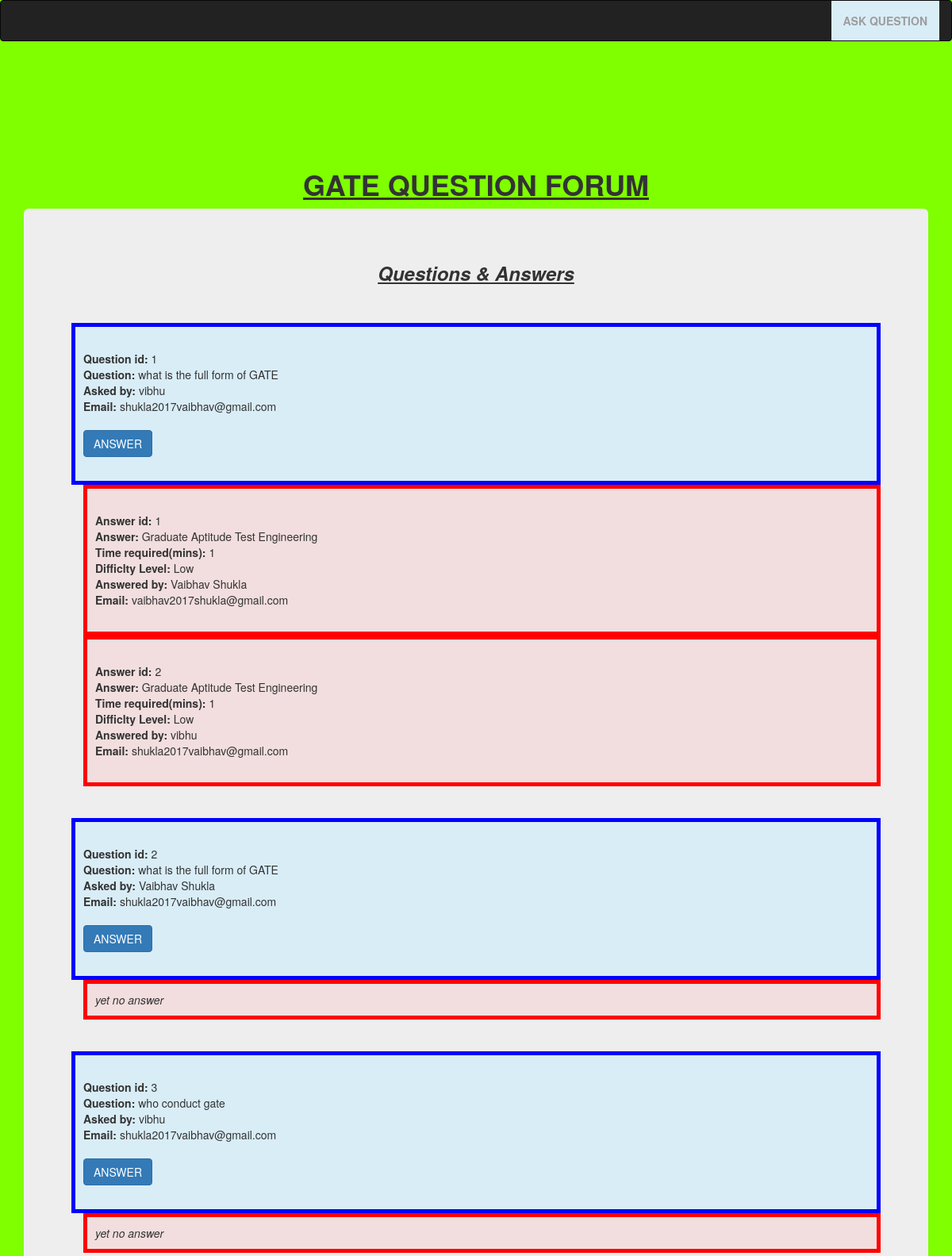
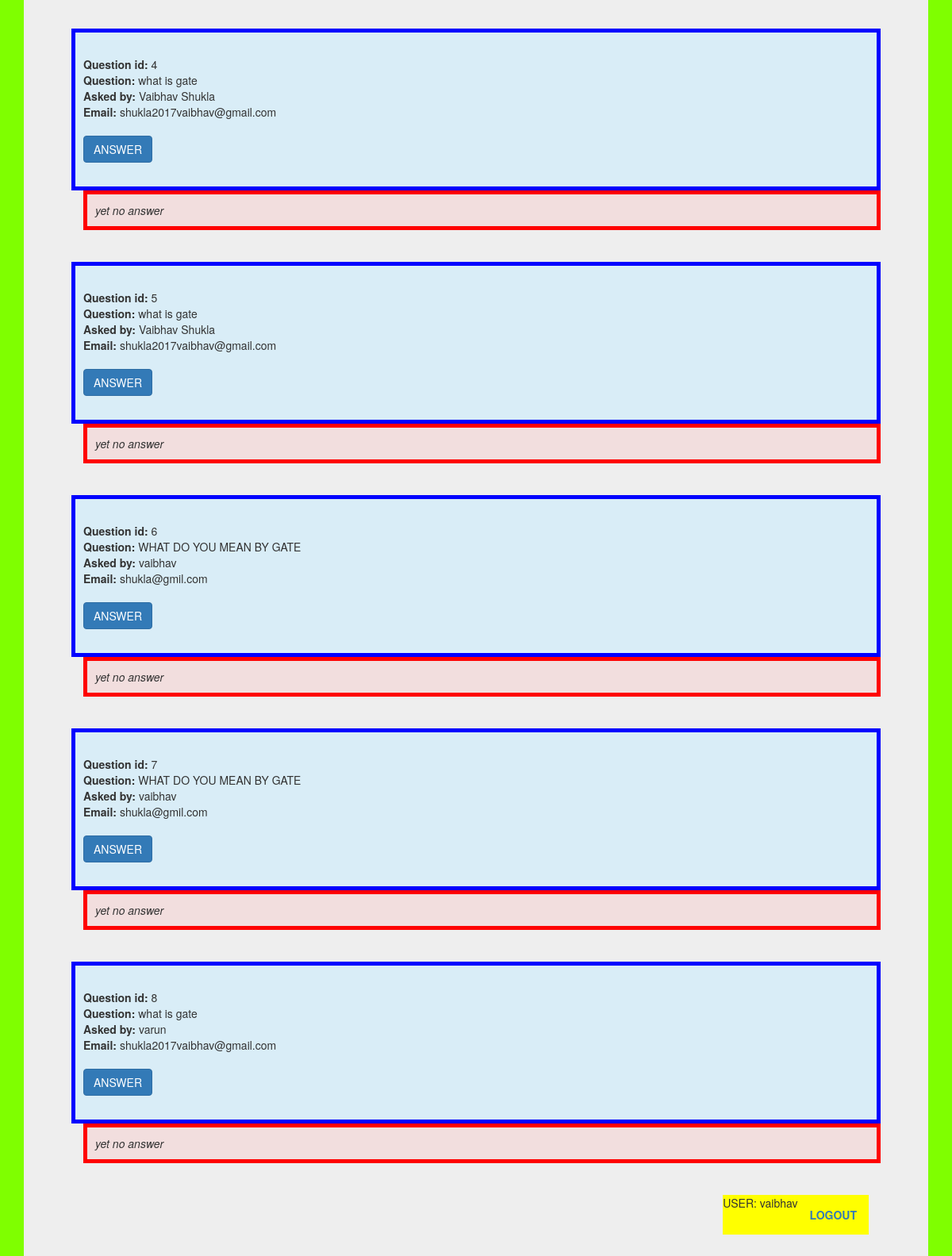
Screenshot of /home.php (signed in) with the database file from the repository (2 pictures, top to bottom).
### tables this page shows
CREATE TABLE `questionaddition` (
  `id` int(50) NOT NULL,
  `que` varchar(500) NOT NULL,
  `name` text NOT NULL,
  `email` varchar(50) NOT NULL
);

CREATE TABLE `answers` (
  `id` int(10) NOT NULL,
  `qid` int(10) NOT NULL,
  `answer` varchar(1000) NOT NULL,
  `timerq` int(10) NOT NULL,
  `diff` text NOT NULL,
  `name` varchar(50) NOT NULL,
  `email` varchar(50) NOT NULL
);

### home.php (the view, shortened to what this page needs)
<!DOCTYPE html>
<html>
<head>
    <link rel="stylesheet" href="https://maxcdn.bootstrapcdn.com/bootstrap/3.4.1/css/bootstrap.min.css">
</head>
<body style="background-color: #7FFF00">
	<nav class="navbar navbar-inverse" >
        <div class="container-fluid">
            <ul class="nav navbar-nav bg-info" style="float:right">
                <li><a href="question.php"><b>ASK QUESTION</b></a></li>
            </ul>
        </div>
    </nav>
     <br><br><br><br><br><br>
        <div class="container">
            <h1  style="text-align: center"> <b><u>GATE QUESTION FORUM</u></b></h1>
            <div class="jumbotron">
                <h3 style="text-align: center"><b><i><u>Questions & Answers</u></i></b></h3>
                <?php
$servername = "localhost";
$username = "root";
$password = "";
$dbname = "Gatelogin";
$conn = new mysqli($servername, $username, $password, $dbname);
$sql = "SELECT id, que, name, email FROM questionaddition";
$result = $conn->query($sql);
if ($result->num_rows > 0)
        while($row = $result->fetch_assoc()) :?>
                <br><br>
        <div class="bg-info" style="border: 5px solid blue; padding: 10px;">
            <form method="post" action="answer.php">
                <br><b> Question id:</b> <?php echo $row["id"]; ?>
                <br><b> Question:</b> <?php echo $row["que"]; ?>
                <br><b> Asked by:</b> <?php echo $row["name"]; ?>
                <br><b> Email:</b> <?php echo $row["email"]; ?>   <br>
                <input type="hidden" name="id" value="<?php echo $row['id']; ?>"/><br>
                <button type="submit" class="btn btn-primary btn-small" >ANSWER</button><br><br>
            </form>
        </div>
        <?php
        $queid = $row["id"];
        $ql = "SELECT * FROM answers WHERE qid = '$queid'";
$resul = $conn->query($ql);
if ($resul->num_rows > 0) {
    while($ro = $resul->fetch_assoc()) {
        echo "<div class=\"bg-danger tabcontent\" style=\"border: 5px solid red; padding: 10px; margin-left: 15px;\">";
        echo "<form>";
        echo "<br><b> Answer id:</b> ". $ro["id"] . "<br><b> Answer:</b> ". $ro["answer"] . "<br><b> Time required(mins):</b> " . $ro ["timerq"] . "<br><b> Difficlty Level:</b> ". $ro["diff"] ."<br><b> Answered by:</b> " . $ro["name"] . "<br><b> Email:</b> " . $ro["email"] ."<br>" ;
        echo "<br></form></div>";
    }
} else {
    echo "<div class=\"bg-danger tabcontent\" style=\"border: 5px solid red; padding: 10px; margin-left: 15px;\"><i>yet no answer</i></div>";
}
endwhile;
     ?><br><br>
        <div class="container-fluid">
            <ul class="nav navbar-nav " style="float:right; background: yellow;">
                <li>USER: <?php echo $_SESSION['username']; ?></li>
                <li><a href="logout.php"><b>LOGOUT</b></a></li>
            </ul>
        </div>
        </div>
    </div>
</body>
</html>

### rows the page displays
questionaddition: id "1", que "what is the full form of GATE", name "vibhu", email "shukla2017vaibhav@gmail.com"
answers: id "1", answer "Graduate Aptitude Test Engineering", timerq "1", diff "Low", name "Vaibhav Shukla", email "vaibhav2017shukla@gmail.com"
answers: id "2", answer "Graduate Aptitude Test Engineering", timerq "1", diff "Low", name "vibhu", email "shukla2017vaibhav@gmail.com"
questionaddition: id "2", que "what is the full form of GATE", name "Vaibhav Shukla", email "shukla2017vaibhav@gmail.com", shows "yet no answer"
questionaddition: id "3", que "who conduct gate", name "vibhu", email "shukla2017vaibhav@gmail.com", shows "yet no answer"
questionaddition: id "4", que "what is gate", name "Vaibhav Shukla", email "shukla2017vaibhav@gmail.com", shows "yet no answer"
questionaddition: id "5", que "what is gate", name "Vaibhav Shukla", email "shukla2017vaibhav@gmail.com", shows "yet no answer"
questionaddition: id "6", que "WHAT DO YOU MEAN BY GATE", name "vaibhav", email "shukla@gmil.com", shows "yet no answer"
questionaddition: id "7", que "WHAT DO YOU MEAN BY GATE", name "vaibhav", email "shukla@gmil.com", shows "yet no answer"
questionaddition: id "8", que "what is gate", name "varun", email "shukla2017vaibhav@gmail.com", shows "yet no answer"

### other values shown
$_SESSION['username'] "vaibhav"
